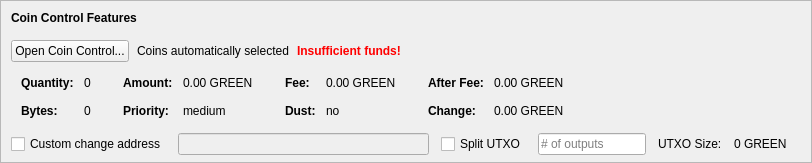
    <widget class="QFrame" name="frameCoinControl">
     <property name="sizePolicy">
      <sizepolicy hsizetype="Expanding" vsizetype="Expanding">
       <horstretch>0</horstretch>
       <verstretch>0</verstretch>
      </sizepolicy>
     </property>
     <property name="maximumSize">
      <size>
       <width>16777215</width>
       <height>16777215</height>
      </size>
     </property>
     <property name="frameShape">
      <enum>QFrame::StyledPanel</enum>
     </property>
     <property name="frameShadow">
      <enum>QFrame::Sunken</enum>
     </property>
     <layout class="QVBoxLayout" name="verticalLayoutCoinControl2">
      <property name="spacing">
       <number>0</number>
      </property>
      <property name="leftMargin">
       <number>0</number>
      </property>
      <property name="topMargin">
       <number>0</number>
      </property>
      <property name="rightMargin">
       <number>0</number>
      </property>
      <property name="bottomMargin">
       <number>6</number>
      </property>
      <item>
       <layout class="QVBoxLayout" name="verticalLayoutCoinControl" stretch="0,0,0,0,1">
        <property name="spacing">
         <number>0</number>
        </property>
        <property name="leftMargin">
         <number>10</number>
        </property>
        <property name="topMargin">
         <number>10</number>
        </property>
        <item>
         <layout class="QHBoxLayout" name="horizontalLayoutCoinControl1">
          <property name="bottomMargin">
           <number>15</number>
          </property>
          <item>
           <widget class="QLabel" name="labelCoinControlFeatures">
            <property name="sizePolicy">
             <sizepolicy hsizetype="Preferred" vsizetype="Maximum">
              <horstretch>0</horstretch>
              <verstretch>0</verstretch>
             </sizepolicy>
            </property>
            <property name="font">
             <font>
              <weight>75</weight>
              <bold>true</bold>
             </font>
            </property>
            <property name="styleSheet">
             <string notr="true">font-weight:bold;</string>
            </property>
            <property name="text">
             <string>Coin Control Features</string>
            </property>
           </widget>
          </item>
         </layout>
        </item>
        <item>
         <layout class="QHBoxLayout" name="horizontalLayoutCoinControl2" stretch="0,0,0,0">
          <property name="spacing">
           <number>8</number>
          </property>
          <property name="bottomMargin">
           <number>10</number>
          </property>
          <item>
           <widget class="QPushButton" name="pushButtonCoinControl">
            <property name="styleSheet">
             <string notr="true"/>
            </property>
            <property name="text">
             <string>Open Coin Control...</string>
            </property>
            <property name="autoDefault">
             <bool>false</bool>
            </property>
           </widget>
          </item>
          <item>
           <widget class="QLabel" name="labelCoinControlAutomaticallySelected">
            <property name="text">
             <string>Coins automatically selected</string>
            </property>
            <property name="margin">
             <number>5</number>
            </property>
           </widget>
          </item>
          <item>
           <widget class="QLabel" name="labelCoinControlInsuffFunds">
            <property name="font">
             <font>
              <weight>75</weight>
              <bold>true</bold>
             </font>
            </property>
            <property name="styleSheet">
             <string notr="true">color:red;font-weight:bold;</string>
            </property>
            <property name="text">
             <string>Insufficient funds!</string>
            </property>
            <property name="margin">
             <number>5</number>
            </property>
           </widget>
          </item>
          <item>
           <spacer name="horizontalSpacerCoinControl">
            <property name="orientation">
             <enum>Qt::Horizontal</enum>
            </property>
            <property name="sizeHint" stdset="0">
             <size>
              <width>40</width>
              <height>1</height>
             </size>
            </property>
           </spacer>
          </item>
         </layout>
        </item>
        <item>
         <widget class="QWidget" name="widgetCoinControl" native="true">
          <property name="sizePolicy">
           <sizepolicy hsizetype="Preferred" vsizetype="Preferred">
            <horstretch>0</horstretch>
            <verstretch>0</verstretch>
           </sizepolicy>
          </property>
          <property name="minimumSize">
           <size>
            <width>0</width>
            <height>0</height>
           </size>
          </property>
          <property name="styleSheet">
           <string notr="true"/>
          </property>
          <layout class="QHBoxLayout" name="horizontalLayoutCoinControl5">
           <property name="leftMargin">
            <number>0</number>
           </property>
           <property name="topMargin">
            <number>0</number>
           </property>
           <property name="rightMargin">
            <number>0</number>
           </property>
           <property name="bottomMargin">
            <number>0</number>
           </property>
           <item>
            <layout class="QHBoxLayout" name="horizontalLayoutCoinControl3" stretch="0,0,0,1">
             <property name="spacing">
              <number>20</number>
             </property>
             <property name="topMargin">
              <number>0</number>
             </property>
             <property name="bottomMargin">
              <number>10</number>
             </property>
             <item>
              <layout class="QFormLayout" name="formLayoutCoinControl1">
               <property name="horizontalSpacing">
                <number>10</number>
               </property>
               <property name="verticalSpacing">
                <number>14</number>
               </property>
               <property name="leftMargin">
                <number>10</number>
               </property>
               <property name="topMargin">
                <number>4</number>
               </property>
               <property name="rightMargin">
                <number>6</number>
               </property>
               <item row="0" column="0">
                <widget class="QLabel" name="labelCoinControlQuantityText">
                 <property name="font">
                  <font>
                   <weight>75</weight>
                   <bold>true</bold>
                  </font>
                 </property>
                 <property name="text">
                  <string>Quantity:</string>
                 </property>
                 <property name="margin">
                  <number>0</number>
                 </property>
                </widget>
               </item>
               <item row="0" column="1">
                <widget class="QLabel" name="labelCoinControlQuantity">
                 <property name="cursor">
                  <cursorShape>IBeamCursor</cursorShape>
                 </property>
                 <property name="contextMenuPolicy">
                  <enum>Qt::ActionsContextMenu</enum>
                 </property>
                 <property name="text">
                  <string notr="true">0</string>
                 </property>
                 <property name="margin">
                  <number>0</number>
                 </property>
                 <property name="textInteractionFlags">
                  <set>Qt::LinksAccessibleByMouse|Qt::TextSelectableByKeyboard|Qt::TextSelectableByMouse</set>
                 </property>
                </widget>
               </item>
               <item row="1" column="0">
                <widget class="QLabel" name="labelCoinControlBytesText">
                 <property name="font">
                  <font>
                   <weight>75</weight>
                   <bold>true</bold>
                  </font>
                 </property>
                 <property name="text">
                  <string>Bytes:</string>
                 </property>
                </widget>
               </item>
               <item row="1" column="1">
                <widget class="QLabel" name="labelCoinControlBytes">
                 <property name="cursor">
                  <cursorShape>IBeamCursor</cursorShape>
                 </property>
                 <property name="contextMenuPolicy">
                  <enum>Qt::ActionsContextMenu</enum>
                 </property>
                 <property name="text">
                  <string notr="true">0</string>
                 </property>
                 <property name="textInteractionFlags">
                  <set>Qt::LinksAccessibleByMouse|Qt::TextSelectableByKeyboard|Qt::TextSelectableByMouse</set>
                 </property>
                </widget>
               </item>
              </layout>
             </item>
             <item>
              <layout class="QFormLayout" name="formLayoutCoinControl2">
               <property name="horizontalSpacing">
                <number>10</number>
               </property>
               <property name="verticalSpacing">
                <number>14</number>
               </property>
               <property name="leftMargin">
                <number>6</number>
               </property>
               <property name="topMargin">
                <number>4</number>
               </property>
               <property name="rightMargin">
                <number>6</number>
               </property>
               <item row="0" column="0">
                <widget class="QLabel" name="labelCoinControlAmountText">
                 <property name="font">
                  <font>
                   <weight>75</weight>
                   <bold>true</bold>
                  </font>
                 </property>
                 <property name="text">
                  <string>Amount:</string>
                 </property>
                 <property name="margin">
                  <number>0</number>
                 </property>
                </widget>
               </item>
               <item row="0" column="1">
                <widget class="QLabel" name="labelCoinControlAmount">
                 <property name="cursor">
                  <cursorShape>IBeamCursor</cursorShape>
                 </property>
                 <property name="contextMenuPolicy">
                  <enum>Qt::ActionsContextMenu</enum>
                 </property>
                 <property name="text">
                  <string notr="true">0.00 GREEN</string>
                 </property>
                 <property name="textInteractionFlags">
                  <set>Qt::LinksAccessibleByMouse|Qt::TextSelectableByKeyboard|Qt::TextSelectableByMouse</set>
                 </property>
                </widget>
               </item>
               <item row="1" column="0">
                <widget class="QLabel" name="labelCoinControlPriorityText">
                 <property name="font">
                  <font>
                   <weight>75</weight>
                   <bold>true</bold>
                  </font>
                 </property>
                 <property name="text">
                  <string>Priority:</string>
                 </property>
                </widget>
               </item>
               <item row="1" column="1">
                <widget class="QLabel" name="labelCoinControlPriority">
                 <property name="cursor">
                  <cursorShape>IBeamCursor</cursorShape>
                 </property>
                 <property name="contextMenuPolicy">
                  <enum>Qt::ActionsContextMenu</enum>
                 </property>
                 <property name="text">
                  <string>medium</string>
                 </property>
                 <property name="textInteractionFlags">
                  <set>Qt::LinksAccessibleByMouse|Qt::TextSelectableByKeyboard|Qt::TextSelectableByMouse</set>
                 </property>
                </widget>
               </item>
              </layout>
             </item>
             <item>
              <layout class="QFormLayout" name="formLayoutCoinControl3">
               <property name="horizontalSpacing">
                <number>10</number>
               </property>
               <property name="verticalSpacing">
                <number>14</number>
               </property>
               <property name="leftMargin">
                <number>6</number>
               </property>
               <property name="topMargin">
                <number>4</number>
               </property>
               <property name="rightMargin">
                <number>6</number>
               </property>
               <item row="0" column="0">
                <widget class="QLabel" name="labelCoinControlFeeText">
                 <property name="font">
                  <font>
                   <weight>75</weight>
                   <bold>true</bold>
                  </font>
                 </property>
                 <property name="text">
                  <string>Fee:</string>
                 </property>
                 <property name="margin">
                  <number>0</number>
                 </property>
                </widget>
               </item>
               <item row="0" column="1">
                <widget class="QLabel" name="labelCoinControlFee">
                 <property name="cursor">
                  <cursorShape>IBeamCursor</cursorShape>
                 </property>
                 <property name="contextMenuPolicy">
                  <enum>Qt::ActionsContextMenu</enum>
                 </property>
                 <property name="text">
                  <string notr="true">0.00 GREEN</string>
                 </property>
                 <property name="textInteractionFlags">
                  <set>Qt::LinksAccessibleByMouse|Qt::TextSelectableByKeyboard|Qt::TextSelectableByMouse</set>
                 </property>
                </widget>
               </item>
               <item row="1" column="0">
                <widget class="QLabel" name="labelCoinControlLowOutputText">
                 <property name="font">
                  <font>
                   <weight>75</weight>
                   <bold>true</bold>
                  </font>
                 </property>
                 <property name="text">
                  <string>Dust:</string>
                 </property>
                </widget>
               </item>
               <item row="1" column="1">
                <widget class="QLabel" name="labelCoinControlLowOutput">
                 <property name="cursor">
                  <cursorShape>IBeamCursor</cursorShape>
                 </property>
                 <property name="contextMenuPolicy">
                  <enum>Qt::ActionsContextMenu</enum>
                 </property>
                 <property name="text">
                  <string>no</string>
                 </property>
                 <property name="textInteractionFlags">
                  <set>Qt::LinksAccessibleByMouse|Qt::TextSelectableByKeyboard|Qt::TextSelectableByMouse</set>
                 </property>
                </widget>
               </item>
              </layout>
             </item>
             <item>
              <layout class="QFormLayout" name="formLayoutCoinControl4">
               <property name="horizontalSpacing">
                <number>10</number>
               </property>
               <property name="verticalSpacing">
                <number>14</number>
               </property>
               <property name="leftMargin">
                <number>6</number>
               </property>
               <property name="topMargin">
                <number>4</number>
               </property>
               <property name="rightMargin">
                <number>6</number>
               </property>
               <item row="0" column="0">
                <widget class="QLabel" name="labelCoinControlAfterFeeText">
                 <property name="font">
                  <font>
                   <weight>75</weight>
                   <bold>true</bold>
                  </font>
                 </property>
                 <property name="text">
                  <string>After Fee:</string>
                 </property>
                 <property name="margin">
                  <number>0</number>
                 </property>
                </widget>
               </item>
               <item row="0" column="1">
                <widget class="QLabel" name="labelCoinControlAfterFee">
                 <property name="cursor">
                  <cursorShape>IBeamCursor</cursorShape>
                 </property>
                 <property name="contextMenuPolicy">
                  <enum>Qt::ActionsContextMenu</enum>
                 </property>
                 <property name="text">
                  <string notr="true">0.00 GREEN</string>
                 </property>
                 <property name="textInteractionFlags">
                  <set>Qt::LinksAccessibleByMouse|Qt::TextSelectableByKeyboard|Qt::TextSelectableByMouse</set>
                 </property>
                </widget>
               </item>
               <item row="1" column="0">
                <widget class="QLabel" name="labelCoinControlChangeText">
                 <property name="font">
                  <font>
                   <weight>75</weight>
                   <bold>true</bold>
                  </font>
                 </property>
                 <property name="text">
                  <string>Change:</string>
                 </property>
                </widget>
               </item>
               <item row="1" column="1">
                <widget class="QLabel" name="labelCoinControlChange">
                 <property name="cursor">
                  <cursorShape>IBeamCursor</cursorShape>
                 </property>
                 <property name="contextMenuPolicy">
                  <enum>Qt::ActionsContextMenu</enum>
                 </property>
                 <property name="text">
                  <string notr="true">0.00 GREEN</string>
                 </property>
                 <property name="textInteractionFlags">
                  <set>Qt::LinksAccessibleByMouse|Qt::TextSelectableByKeyboard|Qt::TextSelectableByMouse</set>
                 </property>
                </widget>
               </item>
              </layout>
             </item>
            </layout>
           </item>
          </layout>
         </widget>
        </item>
        <item>
         <layout class="QHBoxLayout" name="horizontalLayoutCoinControl4" stretch="0,0,0,0,0,0,0">
          <property name="spacing">
           <number>12</number>
          </property>
          <property name="sizeConstraint">
           <enum>QLayout::SetDefaultConstraint</enum>
          </property>
          <property name="topMargin">
           <number>5</number>
          </property>
          <property name="rightMargin">
           <number>5</number>
          </property>
          <item>
           <widget class="QCheckBox" name="checkBoxCoinControlChange">
            <property name="toolTip">
             <string>If this is activated, but the change address is empty or invalid, change will be sent to a newly generated address.</string>
            </property>
            <property name="text">
             <string>Custom change address</string>
            </property>
           </widget>
          </item>
          <item>
           <widget class="QValidatedLineEdit" name="lineEditCoinControlChange">
            <property name="enabled">
             <bool>false</bool>
            </property>
            <property name="sizePolicy">
             <sizepolicy hsizetype="Expanding" vsizetype="Fixed">
              <horstretch>0</horstretch>
              <verstretch>0</verstretch>
             </sizepolicy>
            </property>
           </widget>
          </item>
          <item>
           <widget class="QCheckBox" name="splitBlockCheckBox">
            <property name="text">
             <string>Split UTXO</string>
            </property>
           </widget>
          </item>
          <item>
           <widget class="QLineEdit" name="splitBlockLineEdit">
            <property name="sizePolicy">
             <sizepolicy hsizetype="Fixed" vsizetype="Fixed">
              <horstretch>50</horstretch>
              <verstretch>0</verstretch>
             </sizepolicy>
            </property>
            <property name="placeholderText">
             <string># of outputs</string>
            </property>
           </widget>
          </item>
          <item>
           <widget class="QLabel" name="labelBlockSizeText">
            <property name="text">
             <string>UTXO Size:</string>
            </property>
           </widget>
          </item>
          <item>
           <widget class="QLabel" name="labelBlockSize">
            <property name="text">
             <string>0 GREEN</string>
            </property>
           </widget>
          </item>
          <item>
           <widget class="QLabel" name="labelCoinControlChangeLabel">
            <property name="sizePolicy">
             <sizepolicy hsizetype="Preferred" vsizetype="Expanding">
              <horstretch>0</horstretch>
              <verstretch>0</verstretch>
             </sizepolicy>
            </property>
            <property name="minimumSize">
             <size>
              <width>0</width>
              <height>0</height>
             </size>
            </property>
            <property name="text">
             <string/>
            </property>
            <property name="margin">
             <number>3</number>
            </property>
           </widget>
          </item>
         </layout>
        </item>
        <item>
         <spacer name="verticalSpacerCoinControl">
          <property name="orientation">
           <enum>Qt::Vertical</enum>
          </property>
          <property name="sizeHint" stdset="0">
           <size>
            <width>800</width>
            <height>1</height>
           </size>
          </property>
         </spacer>
        </item>
       </layout>
      </item>
     </layout>
    </widget>
